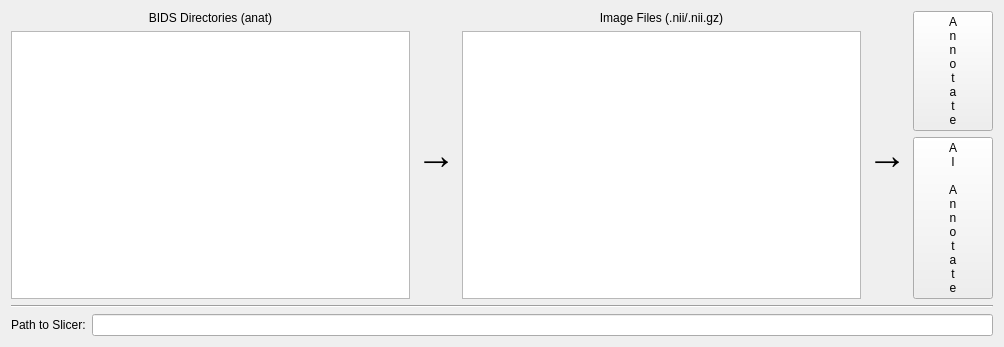
<?xml version="1.0" encoding="UTF-8"?>
<ui version="4.0">
 <class>MainWindow</class>
 <widget class="QWidget" name="MainWindow">
  <property name="geometry">
   <rect>
    <x>0</x>
    <y>0</y>
    <width>1004</width>
    <height>317</height>
   </rect>
  </property>
  <property name="windowTitle">
   <string>BIDS Annotation Tool</string>
  </property>
  <layout class="QVBoxLayout" name="mainVerticalLayout">
   <item>
    <layout class="QVBoxLayout" name="contentVerticalLayout">
     <item>
      <layout class="QHBoxLayout" name="mainHorizontalLayout">
       <item>
        <layout class="QVBoxLayout" name="subjectDirVerticalLayout">
         <item>
          <widget class="QLabel" name="labelSubjectDirs">
           <property name="text">
            <string>BIDS Directories (anat)</string>
           </property>
           <property name="alignment">
            <set>Qt::AlignCenter</set>
           </property>
          </widget>
         </item>
         <item>
          <widget class="QListWidget" name="listWidgetSubjectDirs"/>
         </item>
        </layout>
       </item>
       <item>
        <widget class="QLabel" name="labelArrow1">
         <property name="font">
          <font>
           <pointsize>30</pointsize>
          </font>
         </property>
         <property name="text">
          <string>→</string>
         </property>
        </widget>
       </item>
       <item>
        <layout class="QVBoxLayout" name="niftiFilesVerticalLayout">
         <item>
          <widget class="QLabel" name="labelNiftiFiles">
           <property name="text">
            <string>Image Files (.nii/.nii.gz)</string>
           </property>
           <property name="alignment">
            <set>Qt::AlignCenter</set>
           </property>
          </widget>
         </item>
         <item>
          <widget class="QListWidget" name="listWidgetNiftiFiles"/>
         </item>
        </layout>
       </item>
       <item>
        <widget class="QLabel" name="labelArrow2">
         <property name="font">
          <font>
           <pointsize>30</pointsize>
          </font>
         </property>
         <property name="text">
          <string>→</string>
         </property>
        </widget>
       </item>
       <item>
        <layout class="QVBoxLayout" name="annotationButtonsLayout">
         <item>
          <widget class="QPushButton" name="pushButtonAnnotate">
           <property name="sizePolicy">
            <sizepolicy hsizetype="Minimum" vsizetype="Expanding">
             <horstretch>0</horstretch>
             <verstretch>1</verstretch>
            </sizepolicy>
           </property>
           <property name="text">
            <string>A
n
n
o
t
a
t
e</string>
           </property>
          </widget>
         </item>
         <item>
          <widget class="QPushButton" name="pushButtonAIAnnotate">
           <property name="sizePolicy">
            <sizepolicy hsizetype="Minimum" vsizetype="Expanding">
             <horstretch>0</horstretch>
             <verstretch>1</verstretch>
            </sizepolicy>
           </property>
           <property name="text">
            <string>A
I

A
n
n
o
t
a
t
e</string>
           </property>
          </widget>
         </item>
        </layout>
       </item>
      </layout>
     </item>
    </layout>
   </item>
   <item>
    <widget class="Line" name="line">
     <property name="orientation">
      <enum>Qt::Horizontal</enum>
     </property>
    </widget>
   </item>
   <item>
    <layout class="QHBoxLayout" name="slicerPathHorizontalLayout">
     <item>
      <widget class="QLabel" name="labelSlicerPath">
       <property name="text">
        <string>Path to Slicer:</string>
       </property>
      </widget>
     </item>
     <item>
      <widget class="QLineEdit" name="lineEditSlicerPath"/>
     </item>
    </layout>
   </item>
  </layout>
  <action name="actionInfo">
   <property name="text">
    <string>Info</string>
   </property>
  </action>
 </widget>
 <resources/>
 <connections/>
</ui>
